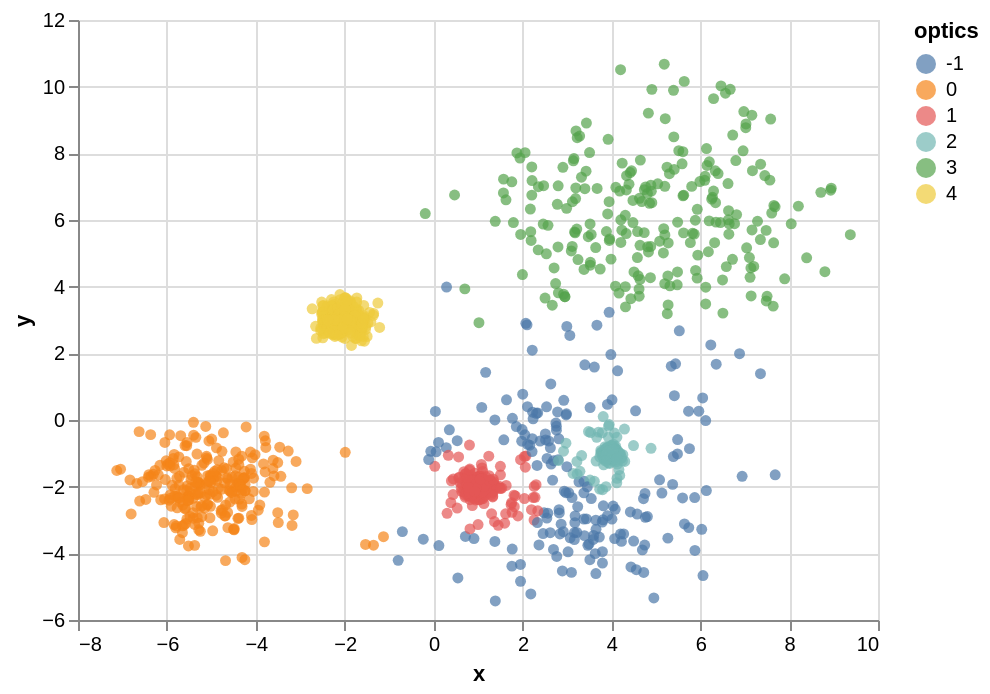

The code cell stored with this chart in its notebook:
### Markdown cell above
# OPTICS: Busca densidades (variables) contiguas

### Code cell
from sklearn.cluster import OPTICS

optics = OPTICS(min_samples=50, xi=.05, min_cluster_size=.05).fit(sintetic[["x", "y"]])
sintetic["optics"] = optics.labels_

alt.Chart(sintetic).mark_circle().encode(x='x', y='y', color="optics:N")

### Figure 1 — Vega-Lite specification as saved in the notebook (floating-point values rounded to 4 significant figures; data arrays with more than 128 entries replaced by an {"elided": "..."} marker saying what was removed)
{"config": {"view": {"continuousWidth": 400, "continuousHeight": 300}}, "data": {"name": "data-46ba8b6ee03603657237d46c2ff4ab6c"}, "mark": "circle", "encoding": {"color": {"type": "nominal", "field": "optics"}, "x": {"type": "quantitative", "field": "x"}, "y": {"type": "quantitative", "field": "y"}}, "$schema": "https://vega.github.io/schema/vega-lite/v4.8.1.json", "datasets": {"data-46ba8b6ee03603657237d46c2ff4ab6c": {"elided": "1500 records"}}}
